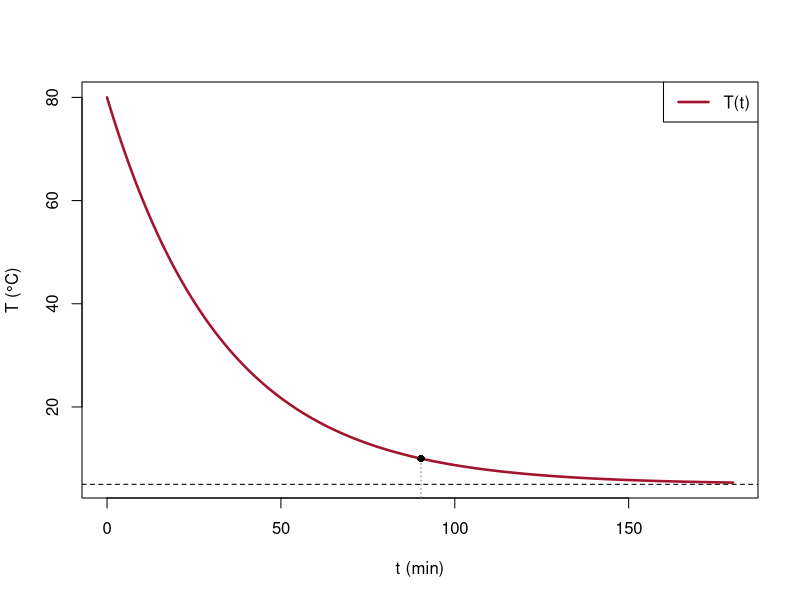

Write the R code that produced this figure.
# Abb. 3.4: Abkühlung eines Gerichts im Kühlschrank (Buch, Abschnitt 3.1, Gl. 3.3 und 3.12)
# dT/dt = k (T^u - T) mit k = 0.03 pro Minute, T^u = 5 °C, T(0) = 80 °C:  T(t) = 75 e^(-0.03 t) + 5
# (c) 2026 Philipp Kügler · Programm zum Buch „Dynamische Systeme in den Lebenswissenschaften“ · MIT-Lizenz (siehe LICENSE)
k <- 0.03; Tu <- 5; T0 <- 80
t <- seq(0, 180, length.out = 400)
T <- Tu + (T0 - Tu) * exp(-k * t)
ts <- log((T0 - Tu) / (10 - Tu)) / k     # Zeitpunkt, zu dem T = 10 °C erreicht ist
cat(sprintf("T = 10 °C nach t = ln(15)/k = %.1f min\n", ts))
plot(t, T, type = "l", col = rgb(0.64, 0.08, 0.18), lwd = 2.5, xlab = "t (min)", ylab = "T (°C)")
abline(h = Tu, lty = 2)
lines(c(ts, ts), c(0, 10), lty = 3, col = "grey50"); points(ts, 10, pch = 16)
legend("topright", legend = "T(t)", col = rgb(0.64, 0.08, 0.18), lwd = 2.5)
